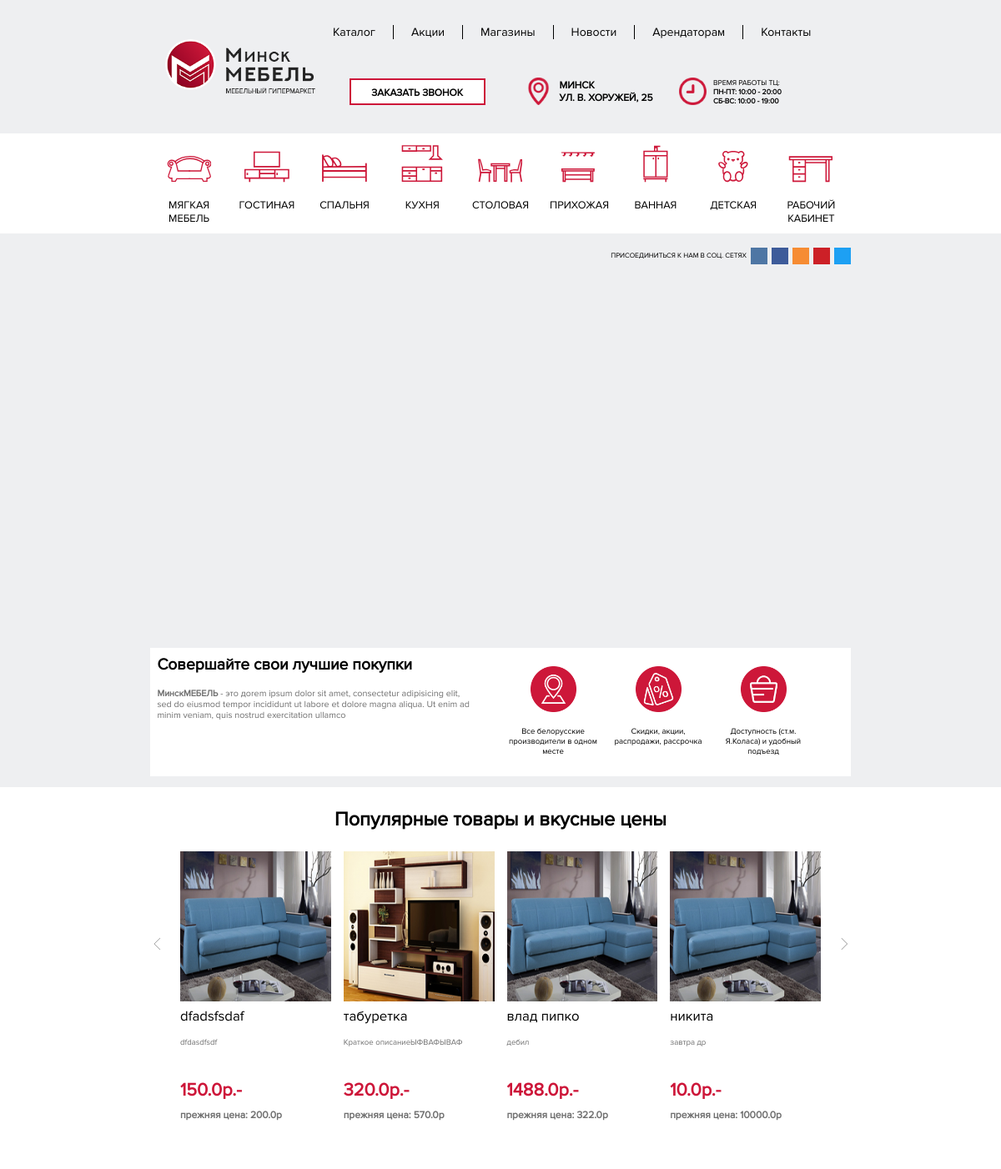
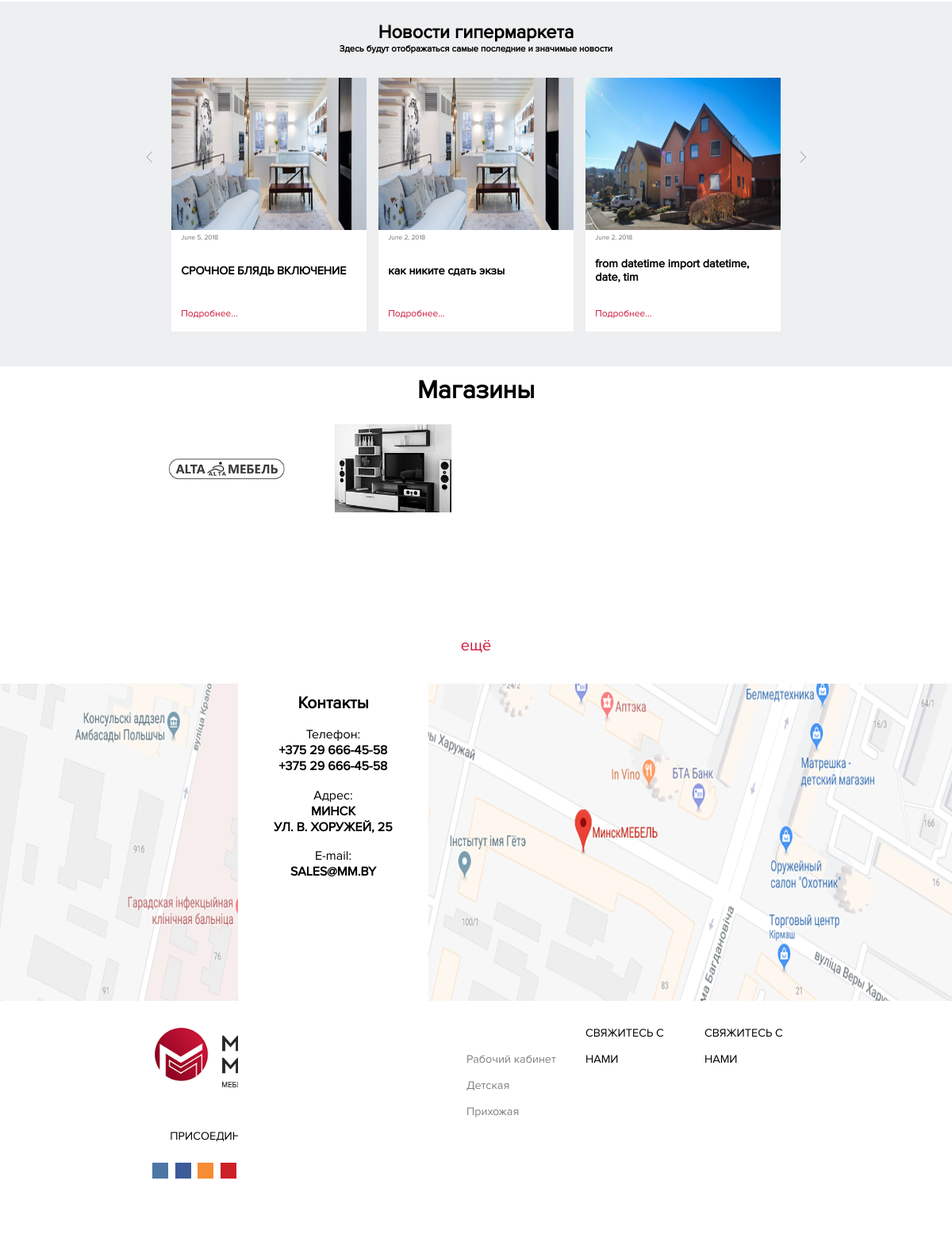
The page / on the database its author committed (2 pictures, top to bottom).
### catalog/models.py (models this page shows, shortened)
class ShopItem(models.Model):
    categoryTemplate = (
        ('1', 'Мягкая мебель'),
        ('2', 'Гостиная'),
        ('3', 'Спальня'),
        ('4', 'Кухня'),
        ('5', 'Столовая'),
        ('6', 'Прихожая'),
        ('7', 'Ванная'),
        ('8', 'Детская'),
        ('9', 'Рабочий кабинет'),
    )
    title = models.CharField("Название товара",max_length=40)
    subtitle = models.CharField("Краткое описание",max_length=40)
    discriotion = models.TextField("Описание товара")
    price = models.FloatField("Цена",default=0.00)
    isdiscount = models.BooleanField("На свидке?", default=False)
    newprice = models.FloatField("Новая цена (Если товар не на скидке, пожалуйста, укажите цену, равную обычной)", default=0.00);
    seller = models.ForeignKey(shops, on_delete=models.CASCADE, verbose_name="Поставщик")
    Category = models.CharField("Категория",default='Мягкая мебель',max_length=20, choices=categoryTemplate)
    inCollection = models.ForeignKey(Collection, on_delete=models.SET_NULL, null=True, verbose_name="Коллекция", blank=True)
    image = models.ImageField("Главное фото",upload_to="",null=False, blank=True)
    image1 = models.ImageField("Доп. фото (Необязательно)",default=None,upload_to="",null=True, blank=True)
    image2 = models.ImageField("Доп. фото (Необязательно)",default=None,upload_to="",null=True, blank=True)
    image3 = models.ImageField("Доп. фото (Необязательно)",default=None,upload_to="",null=True, blank=True)
    image4 = models.ImageField("Доп. фото (Необязательно)",default=None,upload_to="",null=True, blank=True)
    image5 = models.ImageField("Доп. фото (Необязательно)",default=None,upload_to="",null=True, blank=True)
    image6 = models.ImageField("Доп. фото (Необязательно)",default=None,upload_to="",null=True, blank=True)
    image7 = models.ImageField("Доп. фото (Необязательно)",default=None,upload_to="",null=True, blank=True)
    image8 = models.ImageField("Доп. фото (Необязательно)",default=None,upload_to="",null=True, blank=True)

### mainpage/models.py (models this page shows, shortened)
class New(models.Model):
    title = models.CharField("Заголовок новости", max_length=40)
    image = models.ImageField("Картинка", upload_to="", null=True, blank=True)
    date = models.DateField("Дата", default=datetime.today())
    discriotion = models.TextField("Текст новости")

class shops(models.Model):
    title = models.CharField("Название",default="Neme",max_length=40)
    discription = models.TextField("Описание",default="Описание магазина")
    image = models.ImageField("Мини-логотип", upload_to="",null=True, blank=True)
    mainimage = models.ImageField("Полная картинка",upload_to="",null=True, blank=True, default=None)
    phone1 = models.CharField("Телефон Velcom",default="+375445106036",max_length=40)
    phone2 = models.CharField("Телефон МТС",default="+375445106036",max_length=40)

### mainpage/views.py (the view)
# urls.py: re_path(r'^$', views.index),
def index(request):
        slider1 = models.slider1fill.objects.all()
        slider = ShopItem.objects.all()
        slider3 = models.New.objects.all()
        slider2 = []
        for objj in slider:
                if objj.isdiscount:
                        slider2.append(objj)
        shops = models.shops.objects.all()[:8]
        context={"slider1":slider1, "slider2":slider2, "slider3":slider3, "shops":shops}
        return render(request,'index.html', context)

### mainpage/templates/index.html (shortened to what this page needs)
<html>
<head>
	{% load staticfiles %}
    <link rel='stylesheet prefetch' href='https://cdnjs.cloudflare.com/ajax/libs/Swiper/4.0.7/css/swiper.min.css'>
	<link rel="stylesheet" type="text/css" href="{% static 'mainpage/css/style.css' %}">
	<link rel="stylesheet" type="text/scss" href="{% static 'mainpage/scss/style.scss' %}">
    <link rel="stylesheet" type="text/css" href="{% static 'mainpage/css/style_index.css' %}">
    <link rel="stylesheet" type="text/css" href="{% static 'mainpage/css/menu.css' %}">
	<link rel="stylesheet" type="text/css" href="{% static 'mainpage/css/adaptation.css' %}">
  	<link rel="stylesheet"  href="{% static 'mainpage/src/css/lightslider.css' %}"/>
  	<link rel="stylesheet"  href="{% static 'mainpage/css/slider2.css' %}"/>
  	<link rel="stylesheet"  href="{% static 'mainpage/css/slider3.css' %}"/>
</head>
<body>
 {% block content %}
  {% include "header.html" %}
{% endblock %}
	<slider>
	<div class="social_url"><div class="social">
		<div style=" display:table; float:right">
			<div style="display:table-cell; vertical-align: middle">ПРИСОЕДИНИТЬСЯ К НАМ В СОЦ. СЕТЯХ</div>
		        <div style="float:right; width: 125px">
			    <a href="#"><div class="social_block1" style="background-color: #4e76a4;"></div></a>
			    <a href="#"><div class="social_block1" style="background-color: #3d5b9a;"></div></a>
			    <a href="#"><div class="social_block1" style="background-color: #f68c33;"></div></a>
			    <a href="#"><div class="social_block1" style="background-color: #cc2027;"></div></a>
			    <a href="#"><div class="social_block1" style="background-color: #1da0f3;"></div></a>
			</div>
		</div>
	</div>
	</div>
	    <div class="slider_show">
			</div>
<div class="best_sale">
	<div class="block">
		<div class="info">
			<div class="name">Совершайте свои лучшие покупки</div>
			<div class="more"><b>МинскМЕБЕЛЬ</b> - это дorem ipsum dolor sit amet, consectetur adipisicing elit, sed do eiusmod tempor incididunt ut labore et dolore magna aliqua. Ut enim ad minim veniam, quis nostrud exercitation ullamco </div>
		</div>
	<div class="image">
    	<div class="back" style="background-image: url(../static/mainpage/img/geo.png);"></div>
    	Все белорусские производители в одном месте
    </div>
    <div class="image">
    	<div class="back" style="background-image: url(../static/mainpage/img/sale.png);"></div>
    	Скидки, акции, распродажи, рассрочка
    </div>
    <div class="image">
    	<div class="back" style="background-image: url(../static/mainpage/img/shop.png);"></div>
    	Доступность (ст.м. Я.Коласа) и удобный подъезд
    </div>
</div>
	    </div>
	</slider>
	<products>
		<div class="poptovs" style="font-family: Proxima; font-size: 1.95vw; text-align: center;padding-top: 2%;padding-bottom: 2%;font-weight: bold">Популярные товары и вкусные цены</div>
		<div class="slider2">
			<div class="contrs left" onclick="next()"></div>
		<div class="contrs right" onclick="prev()"></div>
		 <ul id="content-slider" class="content-slider">
             {% for objj in slider2 %}
             <div>
                  <li class="listitem" >
                  <div class="contentslider2">
                  		<div class="image" style="background-image: url({{objj.image.url}});"><a href="/catalog/{{objj.id}}" style="display: block; width: 100%; height: 100%"></a> </div>
                  		<div style="display:table; height: 10%">
                  			<div class="name">
                  				<a href="/catalog/{{objj.id}}" style="text-decoration: none; color: black">{{objj.title}}</a>
                  			</div>
                  		</div>
                  		<div style="display:table; height: 7%">
                  			<div class="more">
                  				{{objj.subtitle}}
                  			</div>
                  		</div>
                  		<div style="display:table; height: 16%">
                  			<div class="price">
                  				{{objj.newprice}}р.-
                  			</div>
                  		</div>
                  		<div style="display:table; height: 7%">
                  			<div class="preprice">
                  				прежняя цена: {{objj.price}}р
                  			</div>
                  		</div>
                  </div>
                </li>
            </div>
             {% endfor %}
            </ul>
		</div>
	</products>
	<news>
		<div style="font-family: Proxima; font-size: 1.95vw; text-align: center;padding-top: 2%;font-weight: bold;width:100%">Новости гипермаркета</div>
		<div style="font-family: Proxima; font-size: 0.95vw; text-align: center;padding-bottom: 2.5%;font-weight: bold;width:100%">Здесь будут отображаться самые последние и значимые новости</div>
		<div class="slider3">
			<div class="contrs left" onclick="next1()"></div>
		<div class="contrs right" onclick="prev1()"></div>
		 <ul id="content-slider2" class="content-slider">
			 {% for objj in slider3 %}
			 <div>
                  <li class="listitem" >
                  <div class="contentslider3">
                  		<div class="image" style="background-image: url({{objj.image.url}});"><a href="/news/{{objj.id}}" style="display: block; width: 100%; height: 100%"></a> </div>
                  		<div class="text">
                  			<div style="display: table; padding-left:5%; height: 15%">
                  				<div class="date">{{objj.date}}</div>
                  			</div>
                  			<div style="display: table; padding-left:5%;  padding-right:5%; height: 50%;overflow: hidden">
                  				<div class="more">{{objj.title}}</div>
                  			</div>
                  			<div style="display: table; padding-left:5%; height: 35%">
                  				<div class="morenews"><a style="text-decoration:none; color: inherit;" href="/news/{{objj.id}}">Подробнее...</a></div>
                  			</div>
                  		</div>
                  </div>
                </li>
            </div>
			 {% endfor %}
            </ul>
		</div>
	</news>
	<shop>
		<div class="name">
			<div class="text">
				Магазины
			</div>
		</div>
		<div class="shop">
			{% for objj in shops %}
			<a href="/shops/{{objj.id}}"><div class="shop_image" style="background-image: url({{objj.image.url}});"></div></a>
			{% endfor %}
		</div>
		<div class="name" style="height: 5%">
			<div class="text" style="font-size: 2.5vh; color: #cd1639; font-weight: 100;">
				<a href="/shops" style="text-decoration: none; color: #cd1639"><p style="cursor: pointer;">ещё</p></a>
			</div>
		</div>
	</shop>
	<map>
				<div class="contacts" style="position: absolute; z-index: 9999; height: 45%;">
			<div class="all">
				<div class="name">Контакты</div>
			    <div class="content">Телефон: <br><b>+375 29 666-45-58</b><br><b>+375 29 666-45-58</b></div>
			    <div class="content">Адрес: <br><b>МИНСК</b><br><b>УЛ. В. ХОРУЖЕЙ, 25</b></div>
			    <div class="content">E-mail: <br><b>SALES@MM.BY</b></div>
			</div>
		</div>
	</map>
 {% block footer %}
 {% include "footer.html" %}
 {% endblock %}
</body>
</html>

### mainpage/static/mainpage/css/style.css (style rules this page uses)
body { overflow-x: hidden !important; }
slider *, *:before, *:after { -webkit-box-sizing: border-box; box-sizing: border-box; margin: 0; padding: 0; }

### mainpage/static/mainpage/css/style_index.css (style rules this page uses)
html, body { margin:0; padding:0; font-family: "Arial"; overflow-x:hidden; }
b { font-weight: bold !important; }
slider { width: 100%; height: 83%; display: block; background-color: #eeeff1; }
products { padding-bottom: 5%; width: 100%; height: 50%; display: block; }
news { padding-bottom: 5%; width: 100%; height: 50%; display: block; background-color: #eeeff1; }
shop { width: 100%; height: 50%; display: block; }
map { width: 100%; height: 50%; display: block; background-image: url('../img/map.png'); background-size: 100% 100%; background-position: 50% 50%; }
.social_url { width:85%; height:8%; display: table; }
.social { font-size: 0.7vw; display: table-cell; width: 85%; font-family: Proxima; text-align: right; vertical-align: middle; }
.social_url .social_block1 { width: 20px; height: 20px; margin-left: 5px; float: left; }
.slider_show { margin-left: 15%; width: 70%; height:65%; }
.best_sale { height:25%; width:100%; padding-top: 1%; }
.best_sale .block { margin-left: 15%; width: 70%; height:100%; background-color: white; }
.block .info { width:51%; height:80%; padding:1%; padding-right:5%; float: left; }
.info .name { font-family: Proxima; font-weight: bold; font-size: 1.6vw; height: 30%; }
.info .more { height: 70%; font-family: Proxima; color: #6f6f6f; font-size: 0.9vw; overflow: hidden; padding-top: 2%; }
.best_sale .image { height:100%; width: 15%; padding-right: 2%; padding-top: 0.5%; font-family: Proxima; font-size: 0.8vw; float:left; text-align: center; }
.image .back { width:100%; height:60%; background-position: 50% 50%; background-size: 50%; background-repeat: no-repeat; }
map .contacts { width:20%; height:90%; margin-left: 25%; background-color: white; text-align: center; }
.contacts .all { width:100%; height:85%; }
.contacts .name { width:100%; font-size: 1.75vw; font-weight: bold; font-family: Proxima; padding-top:5%; }
.contacts .content { width:100%; font-size: 2vh; font-family: Proxima; padding-top: 7%; }
shop .name { width:100%; height: 15%; display: table; }
.name .text { display: table-cell; vertical-align: middle; text-align: center; font-family: Proxima; font-size: 4vh ; font-weight: bold; }
shop .shop { width: 70%; margin-left: 15%; height: 70%; padding-top: }

### mainpage/static/mainpage/src/css/lightslider.css (style rules this page uses)
.lightSlider:before, .lightSlider:after { content: " "; display: table; }
.lightSlider { overflow: hidden; margin: 0; }
.lSSlideWrapper > .lightSlider:after { clear: both; }
.lSSlideWrapper .lSSlide { -webkit-transform: translate(0px, 0px); -ms-transform: translate(0px, 0px); transform: translate(0px, 0px); -webkit-transition: all 1s; -webkit-transition-property: -webkit-transform,height; -moz-transition-property: -moz-transform,height; transition-property: transform,height; -webkit-transition-duration: inherit !important; transition-duration: inherit !important; -webkit-transition-timing-function: inherit !important; transition-timing-function: inherit !important; }
.lSSlideOuter .lightSlider, .lSSlideOuter .lSPager { padding-left: 0; list-style: none outside none; }
.lSSlideOuter .lightSlider > *, .lSSlideOuter .lSGallery li { float: left; }
.lightSlider.lsGrab > * { cursor: -webkit-grab; cursor: -moz-grab; cursor: -o-grab; cursor: -ms-grab; cursor: grab; }

### mainpage/static/mainpage/css/slider3.css (style rules this page uses)
.contrs.left { left: -5%; background-image: url('../src/img/right.png'); }
.contrs.right { right: -5%; background-image: url('../src/img/left.png'); }
.slider3 { position: relative; height: 80%; margin-right: 18%; margin-left: 18%; }
.contentslider3 { height: 100%; width: 100%; }
.contentslider3 .image { height:60%; width:100%; background-size: 100% 100%; }
.contentslider3 .text { height:40%; width:100%; background-color: white; }
.contentslider3 .date { width:100%; display:table-cell; vertical-align: middle; font-size: 0.7vw; font-family: Proxima; color: #6f6f6f; }
.contentslider3 .more { width:100%; display:table-cell; vertical-align: middle; font-size: 1.2vw; font-family: Proxima; font-weight: bold; }
.contentslider3 .morenews { width:100%; display:table-cell; vertical-align: middle; font-size: 1vw; font-family: Proxima; color: #cd1639; cursor: pointer; }

### rows shown on the page
ShopItem: image (picture), {{ objj.id }} 1 (drawn), title "dfadsfsdaf", subtitle "dfdasdfsdf", newprice "150.0", price "200.0"
ShopItem: image (picture), title "табуретка", subtitle "Краткое описаниеЫФВАФЫВАФ", newprice "320.0", price "570.0"
ShopItem: image (picture), title "влад пипко", subtitle "дебил", newprice "1488.0", price "322.0"
ShopItem: image (picture), title "никита", subtitle "завтра др", newprice "10.0", price "10000.0"
New: image (picture), {{ objj.id }} 1 (drawn), date "June 5, 2018", title "СРОЧНОЕ БЛЯДЬ ВКЛЮЧЕНИЕ"
New: image (picture), date "June 2, 2018", title "как никите сдать экзы"
New: image (picture), date "June 2, 2018", title "from datetime import datetime, date, tim"
shops: image (picture)
shops: image (picture)
